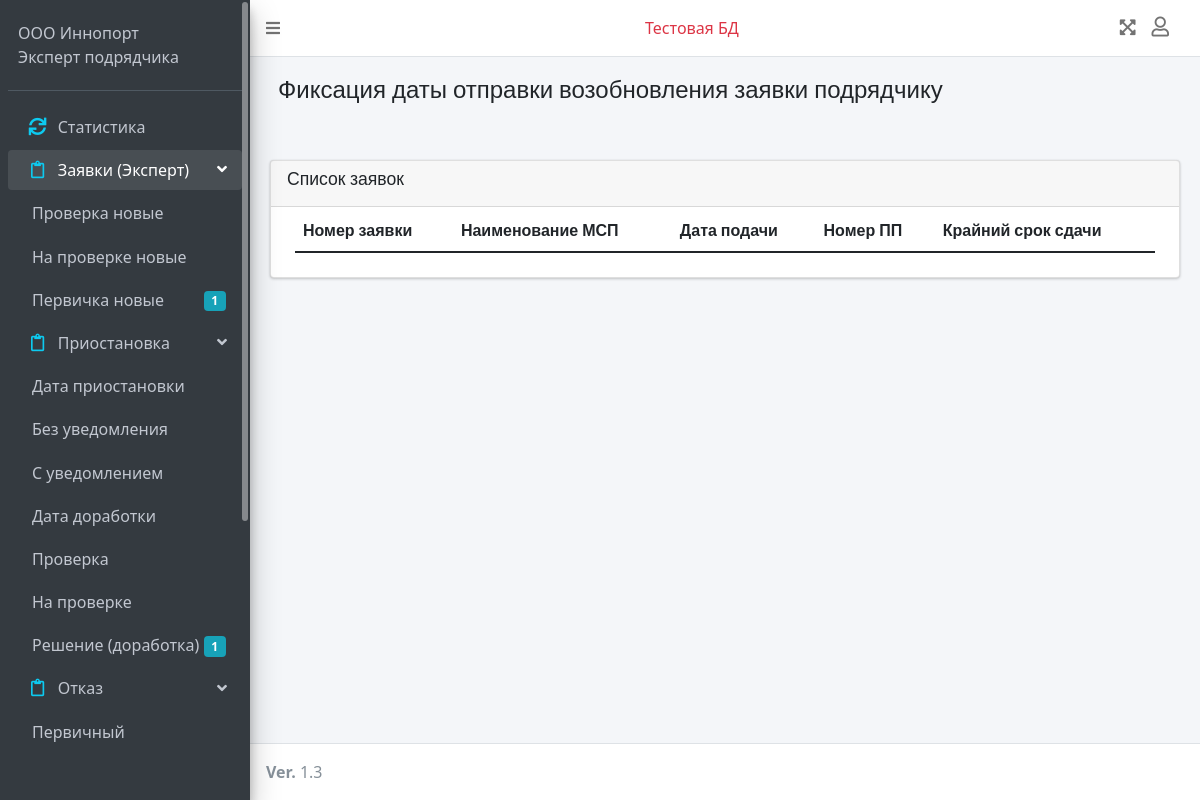
Screenshot of /dash/remade_order_send_to_subcotractor_date_list (signed in) with the database file from the repository.
### login/models.py (models this page shows, shortened)
class UserProfile(models.Model):
    user = models.OneToOneField(User, on_delete=models.CASCADE, related_name='user')
    added = models.DateTimeField(auto_now_add=True)
    modified = models.DateTimeField(auto_now=True)
    role = models.ForeignKey(Role, on_delete=models.CASCADE)
    company = models.ForeignKey(Company, on_delete=models.CASCADE)
    tel = models.CharField(max_length=20)
    email_sent_register_notification = models.BooleanField(default=False, verbose_name=u"Отправка уведомления на почту при регистрации")
    common_check_needed = models.BooleanField(default=False, verbose_name=u"Требуется общая проверка")
    check_preliminary_refuse = models.BooleanField(default=False, verbose_name=u"Требуется проверка первичного отказа")
    check_preliminary_ez = models.BooleanField(default=False, verbose_name=u"Требуется проверка первичного ЭЗ")
    check_preliminary_temp_stop = models.BooleanField(default=False, verbose_name=u"Требуется проверка приостановки")
    check_after_temp_stop_refuse = models.BooleanField(default=False, verbose_name=u"Требуется проверка отказа по документам после возобновления")
    check_after_temp_stop_refuse_by_date = models.BooleanField(default=False,
                                                               verbose_name=u"Требуется проверка отказа по сроку после возобновления")
    check_after_temp_stop_ez = models.BooleanField(default=False, verbose_name=u"Требуется проверка ЭЗ после возобновления")
    user_added = models.ForeignKey(User, on_delete=models.CASCADE, related_name='userprofile_created_by', default=None, null=True)

class Role(models.Model):
    name = models.CharField(max_length=20)
    def __str__(self):
        return self.name

### dash/models.py (models this page shows)
class Counters(models.Model):
    user = models.OneToOneField(User, on_delete=models.CASCADE, primary_key=True, default=None)
    new_orders_check_is_needed = models.IntegerField(default=0, null=True)
    check_orders_sent_for_check_preliminary = models.IntegerField(default=0, null=True)
    check_orders_to_check_preliminary = models.IntegerField(default=0, null=True)
    check_orders_checked_preliminary = models.IntegerField(default=0, null=True)
    check_orders_to_check_after_temp_stop = models.IntegerField(default=0, null=True)
    check_orders_checked_after_temp_stop = models.IntegerField(default=0, null=True)
    new_orders = models.IntegerField(default=0, null=True)
    temp_stop_date = models.IntegerField(default=0, null=True)
    temp_stop_without_notification = models.IntegerField(default=0, null=True)
    temp_stop_with_notification = models.IntegerField(default=0, null=True)
    temp_stop_remade_order_date = models.IntegerField(default=0, null=True)
    temp_stop_check = models.IntegerField(default=0, null=True)
    temp_stop_on_check = models.IntegerField(default=0, null=True)
    temp_stop_remade_order_decision = models.IntegerField(default=0, null=True)
    refuse_preliminary = models.IntegerField(default=0, null=True)
    refuse_by_docs = models.IntegerField(default=0, null=True)
    refuse_by_date = models.IntegerField(default=0, null=True)
    ez_doc = models.IntegerField(default=0, null=True)
    ez_pdf = models.IntegerField(default=0, null=True)
    ez_doc_remake = models.IntegerField(default=0, null=True)
    def __str__(self):
        return self.user.first_name + ' ' + self.user.last_name

### dash/views.py (the view)
# urls.py: path('remade_order_send_to_subcotractor_date_list', views.remade_order_send_to_subcotractor_date_list,
@login_required(redirect_field_name=None, login_url='/')
def remade_order_send_to_subcotractor_date_list(request):
    user_ = request.user
    context = dash_get_info(request)
    orders = Order.objects.filter(Q(status=OrderStatus.objects.get(name='Приостановлено (уведомление отправлено)')))
    context.update({
        'big_title': 'Фиксация даты отправки возобновления заявки подрядчику',
        'title': 'Выберите заявку',
        'counter': get_counter(request.user),
        'orders': orders,
    })
    return render(request, 'dash/menu/admin/dash_admin_remade_order_send_to_subcotractor_date_list.html', context)

### dash/templates/dash/menu/admin/dash_admin_remade_order_send_to_subcotractor_date_list.html (shortened to what this page needs)
{%extends 'dash/dash_base.html' %}
{% load static %}
{% block content %}
<section class="content-header">
  <div class="container-fluid">
    <div class="row mb-2">
      <div class="col-sm-12">
        <h4 id="big_title">{{ big_title }}</h4>
      </div>
    </div>
  </div>
</section>
<section class="content" >
<div class="container-fluid pt-4">
  <div class="row">
      <div class="col-12">
          <div class="card" id="appoint_expert_for_check_manual">
            <div class="card-header">
              <h3 class="card-title">Список заявок</h3>
            </div>
            <div class="card-body table-responsive p-4 pt-1">
              <table class="table table-hover text-nowrap list-table" id="">
                <thead>
                  <tr>
                    <th>Номер заявки</th>
                    <th>Наименование МСП</th>
                    <th>Дата подачи</th>
                    <th>Номер ПП</th>
                    <th>Крайний срок сдачи</th>
                  </tr>
                </thead>
              </table>
            </div>
          </div>
      </div>
    </div>
  </div>
</section>
{% endblock %}

### dash/templates/dash/dash_base.html (shortened to what this page needs)
<!DOCTYPE html>
{% load static %}
<html lang="en">
    <head>
      <link rel="stylesheet" href="https://cdnjs.cloudflare.com/ajax/libs/animate.css/4.1.1/animate.min.css"/>
      <link rel="stylesheet" type="text/css" href="{% static 'dash/css/adminlte_min_css.css' %}">
      <link rel="stylesheet" type="text/css" href="{% static 'dash/plugins/overlayScrollbars/css/OverlayScrollbars_min_css.css' %}">
      <link rel="stylesheet" type="text/css" href="{% static 'dash/plugins/toastr/css/toastr.css' %}">
      <link rel="stylesheet" type="text/css" href="{% static 'dash/css/adminlte_min_css.css' %}">
      <link rel="stylesheet" type="text/css" href="{% static 'dash/css/progress_bar_css.css' %}">
      <link rel="stylesheet" type="text/css" href="{% static 'dash/plugins/datatable/css/jquery_dataTables_min_css.css' %}">
      <link rel="stylesheet" href="//code.jquery.com/ui/1.12.1/themes/base/jquery-ui.css">
      <link rel="stylesheet" href="https://pro.fontawesome.com/releases/v5.10.0/css/all.css"/>
      <link rel="stylesheet" href="https://code.ionicframework.com/ionicons/2.0.1/css/ionicons.min.css">
      <link href="https://cdn.jsdelivr.net/npm/bootstrap@5.0.0-beta1/dist/css/bootstrap.min.css" rel="stylesheet">
      <link href="https://cdn.jsdelivr.net/npm/summernote@0.8.18/dist/summernote.min.css" rel="stylesheet">
      <link rel="stylesheet" type="text/css" href="{% static 'dash/plugins/datetimepicker/css/bootstrap_datetimepicker_min_css.css' %}">
      <link rel="stylesheet" type="text/css" href="{% static 'dash/css/custom_css.css' %}">
    </head>
    <body class="hold-transition sidebar-mini layout-fixed" id="body">
    <div class="wrapper">
      <nav class="main-header navbar navbar-expand navbar-white navbar-light" id="top_nav_bar">
        <ul class="navbar-nav">
          <li class="nav-item">
            <a class="nav-link" data-widget="pushmenu" role="button"><i class="fas fa-bars"></i></a>
          </li>
        </ul>
        <ul class="navbar-nav ml-auto pr-3">
          <li class="nav-item text-danger">Тестовая БД</li>
        </ul>
        <ul class="navbar-nav ml-auto">
          <li class="nav-item">
            <a class="nav-link" data-widget="fullscreen" role="button">
              <i class="fas fa-expand-arrows-alt" style="font-size: 18px;"></i>
            </a>
          </li>
          <li class="nav-item dropdown">
            <a class="nav-link" data-toggle="dropdown" href="" aria-expanded="false">
              <i class="far fa-user top-nav-icons-style"></i>
            </a>
          </li>
        </ul>
      </nav>
      <aside class="main-sidebar sidebar-dark-primary elevation-4">
        <div class="sidebar">
          <div class="user-panel mt-3 pb-3 mb-3 d-flex">
            <div class="info">
              <div style="color: #c2c7d0;">
                <div style="color: #c2c7d0;" id="userLogin">{{ user_profile.user.first_name }} {{ user_profile.user.last_name }}</div>
                <div style="color: #c2c7d0;" id="userRoleName">{{ user_profile.role }}</div>
              </div>
            </div>
          </div>
          <nav class="mt-2">
            <ul class="nav nav-pills nav-sidebar flex-column" data-widget="treeview" role="menu" data-accordion="false">
              <li class="nav-item superadmin admin expert-MBM menu-item menu-link statist statist-boxes" id="nav_satistics">
                <a href="#" class="nav-link">
                  <i class="nav-icon fas fa-sync text-info"></i>
                  <p>Статистика</p>
                </a>
              </li>
            {% if user_profile.role.name == 'Эксперт МБМ' or user_profile.role.name == 'Эксперт подрядчика' %}
              <li class="nav-item expert-MBM menu-item" id="new_orders_ready_to_proceed_list">
                <a href="#" class="nav-link">
                  <i class="nav-icon far fa-clipboard text-info"></i>
                  <p>
                    Заявки (Эксперт)
                    <i class="fas fa-angle-left right"></i>
                  </p>
                </a>
                <ul class="nav nav-treeview">
                  {% if user_profile.common_check_needed %}
                  <li class="nav-item menu-link pl-2 status-for-check" id="nav_new_orders_send_for_check">
                    <a class="nav-link menu-link cursor-pointer">
                      <p>Проверка новые</p>
                    </a>
                  </li>
                  <li class="nav-item menu-link pl-2 status-for-check" id="nav_new_orders_sent_for_preliminary_check">
                    <a class="nav-link menu-link cursor-pointer">
                      <p>На проверке новые</p>
                    </a>
                  </li>
                  {% endif %}
                  <li class="nav-item menu-link pl-2" id="nav_new_orders_list_expert">
                    <a class="nav-link menu-link cursor-pointer">
                      <p>Первичка новые<span class="badge badge-info right bage-new-orders">{% if counter.new_orders == 0 %}{% else %}{{ counter.new_orders }}{% endif %}</span></p>
                    </a>
                  </li>
                  <li class="nav-item expert-MBM menu-item" id="temp_stop_menu">
                    <a href="#" class="nav-link">
                      <i class="nav-icon far fa-clipboard text-info"></i>
                      <p>
                        Приостановка
                        <i class="fas fa-angle-left right"></i>
                      </p>
                    </a>
                    <ul class="nav nav-treeview">
                      <li class="nav-item menu-link pl-2" id="nav_orders_temp_stop_stop_date" data-toggle="tooltip" data-placement="right" title="Фиксация даты приостановки">
                        <a class="nav-link menu-link cursor-pointer">
                          <p>Дата приостановки</p>
                        </a>
                      </li>
                      <li class="nav-item menu-link pl-2" id="nav_orders_temp_stop_no_notification" data-toggle="tooltip" data-placement="right" title="Ожидание отправки уведомления заявителю после приостановки">
                        <a class="nav-link menu-link cursor-pointer">
                          <p>Без уведомления</p>
                        </a>
                      </li>
                    {% if user_profile.role.name == 'Эксперт подрядчика' %}
                      <li class="nav-item menu-link pl-2 status-for-check" id="nav_orders_temp_stop_with_notification_before_remade_date" data-toggle="tooltip" data-placement="right" title="Ожидание получения доработанной заявки от заявителя после приостановки и фиксация даты получения">
                        <a class="nav-link menu-link cursor-pointer">
                          <p>С уведомлением</p>
                        </a>
                      </li>
                    {% endif %}
                      <li class="nav-item menu-link pl-2" id="nav_orders_temp_stop_remadeorder_date" data-toggle="tooltip" data-placement="right" title="Доработанная заявка от заявителя получена. Нобходима фиксация даты ее получения">
                        <a class="nav-link menu-link cursor-pointer">
                          <p>Дата доработки</p>
                        </a>
                      </li>
                    {% if user_profile.common_check_needed  %}
                      <li class="nav-item menu-link pl-2 status-for-check" id="nav_orders_temp_stop_with_notification_check" data-toggle="tooltip" data-placement="right" title="Отправка документов на проверку после возобновления">
                        <a class="nav-link menu-link cursor-pointer">
                          <p>Проверка</p>
                        </a>
                      </li>
                      <li class="nav-item menu-link pl-2 status-for-check" id="nav_orders_temp_stop_with_notification_sent_for_check" data-toggle="tooltip" data-placement="right" title="Отправка документов на проверку после возобновления">
                        <a class="nav-link menu-link cursor-pointer">
                          <p>На проверке</p>
                        </a>
                      </li>
                    {% endif %}
                      <li class="nav-item menu-link pl-2" id="nav_orders_temp_stop_decision" data-toggle="tooltip" data-placement="right" title="Принятие решения по доработанной заявке">
                        <a class="nav-link menu-link cursor-pointer">
                          <p>Решение (доработка)<span class="badge badge-info right bage-orders-temp-stop-decision">{% if counter.temp_stop_remade_order_decision == 0 %}{% else %}{{ counter.temp_stop_remade_order_decision }}{% endif %}</span></p>
                        </a>
                      </li>
                    </ul>
                  </li>
                  <li class="nav-item expert-MBM menu-item" id="refuse_menu">
                    <a href="#" class="nav-link">
                      <i class="nav-icon far fa-clipboard text-info"></i>
                      <p>
                        Отказ
                        <i class="fas fa-angle-left right"></i>
                      </p>
                    </a>
                    <ul class="nav nav-treeview">
                      <li class="nav-item menu-link pl-2" id="nav_refuse_prelimenary" data-toggle="tooltip" data-placement="right" title="Требуется отправка проекта уведомления и отцательного ЭЗ в ДПиИР">
                        <a class="nav-link menu-link cursor-pointer">
                          <p>Первичный</p>
                        </a>
                      </li>
                    </ul>
                  </li>
                </ul>
              </li>
            {% endif %}
            </ul>
          </nav>
        </div>
      </aside>
      <div class="content-wrapper" style="position:relative">
        <div id="content" class="pl-2 pr-2 d-none" style="font-family: 'Roboto', sans-serif;">
        {% block content %}
        {% endblock %}
        </div>
      </div>
      <footer class="main-footer">
        <strong>Ver. </strong>
        1.3
      </footer>
    </div>
    </body>
</html>

### rows the page displays
UserProfile: user.first_name "ООО", user.last_name "Иннопорт", role "Эксперт подрядчика"
Counters: new_orders "1", temp_stop_remade_order_decision "1"

### other values shown
{{ big_title }} "Фиксация даты отправки возобновления заявки подрядчику"
